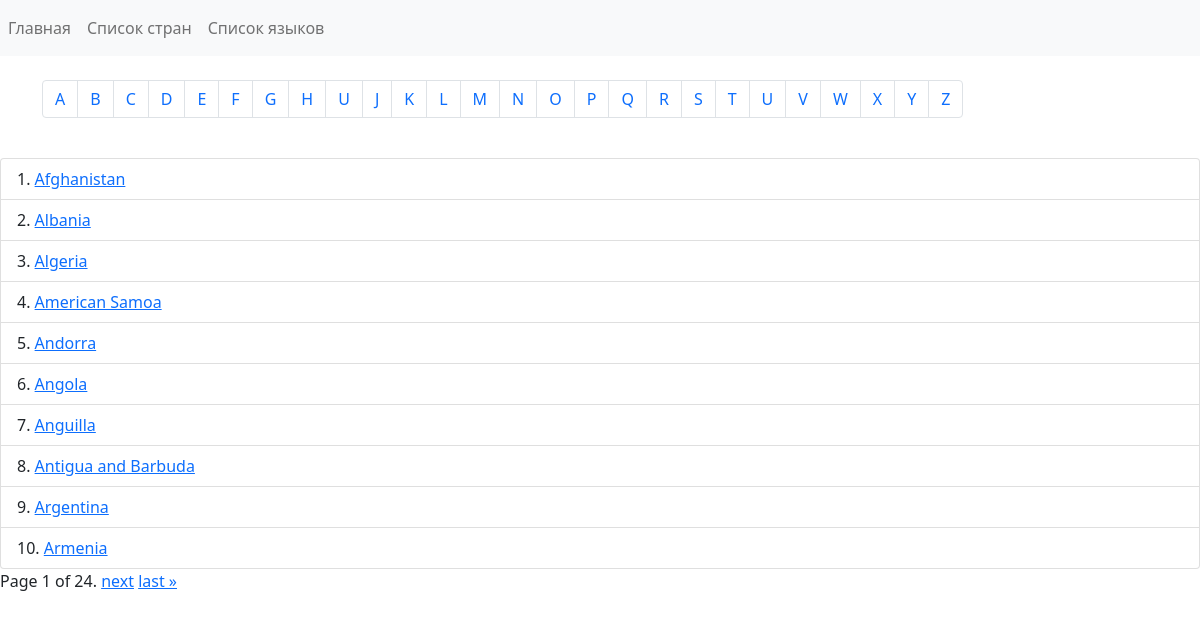
Page /countries-list/ on the committed database.
### countries/models.py (models this page shows, shortened)
class Country(models.Model):
    name = models.CharField(max_length=256)
    languages = models.ManyToManyField(Language)

### countries/views.py (the view)
# urls.py: path('countries-list/', countries_list, name='countries_list'),
def countries_list(request: HttpRequest):
    countries = Country.objects.all()
    paginator = Paginator(countries, 10)
    page_number = request.GET.get('page')
    page_object = paginator.get_page(page_number)
    return render(request, 'countries/countries_list.html', {
        'countries': countries,
        'title': 'Список стран',
        'alphabet': 'ABCDEFGHUJKLMNOPQRSTUVWXYZ',
        'page_object': page_object,
    })

### countries/templates/countries/countries_list.html (shortened to what this page needs)
{% extends 'countries/base.html' %}
{% block content %}
<br>
<div class="container">
    <nav>
        <ul class="pagination">
            {% for char in alphabet %}
            <li class="page-item"><a class="page-link" href="/countries/alphabet/{{ char }}">{{ char }}</a></li>
            {% endfor %}
        </ul>
    </nav>
</div>
<br>
<ol class="list-group list-group-numbered">
    {% for country in page_object %}
    <li class="list-group-item"><a href="/country/{{ country.name }}">{{ country.name }}</a></li>
    {% endfor %}
</ol>
<div class="pagination">
    <span class="step-links">
        <span class="current">
            Page {{ page_object.number }} of {{ page_object.paginator.num_pages }}.
        </span>
        {% if page_object.has_next %}
            <a href="?page={{ page_object.next_page_number }}">next</a>
            <a href="?page={{ page_object.paginator.num_pages }}">last &raquo;</a>
        {% endif %}
    </span>
</div>
{% endblock %}

### countries/templates/countries/base.html (shortened to what this page needs)
<!DOCTYPE html>
<html lang="en">
<head>
    <link href="https://cdn.jsdelivr.net/npm/bootstrap@5.0.2/dist/css/bootstrap.min.css" rel="stylesheet">
</head>
<body>
<nav class="navbar navbar-expand-lg navbar-light bg-light">
    <div class="collapse navbar-collapse" id="navbarSupportedContent">
        <ul class="navbar-nav mr-auto">
            <li class="nav-item active">
                <a class="nav-link" href="{% url 'home' %}">Главная</a>
            </li>
            <li class="nav-item">
                <a class="nav-link" href="{% url 'countries_list' %}">Список стран</a>
            </li>
            <li class="nav-item">
                <a class="nav-link" href="{% url 'languages' %}">Список языков</a>
            </li>
        </ul>
    </div>
</nav>
{% block content %}
{% endblock %}
</body>
</html>

### rows in the picture
Country: name "Afghanistan"
Country: name "Albania"
Country: name "Algeria"
Country: name "American Samoa"
Country: name "Andorra"
Country: name "Angola"
Country: name "Anguilla"
Country: name "Antigua and Barbuda"
Country: name "Argentina"
Country: name "Armenia"

### other values in the picture
{{ char }} "A" "B" "C" "D" "E" "F" "G" "H" "U" "J" "K" "L" "M" "N" "O" "P" "Q" "R" "S" "T" "U" "V" "W" "X" "Y" "Z"
{{ page_object.number }} "1"
{{ page_object.paginator.num_pages }} "24"
